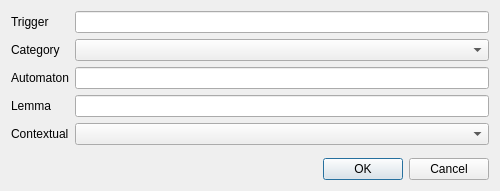
<!--
*    Copyright 2002-2013 CEA LIST
* 
*    This file is part of LIMA.
* 
*    LIMA is free software: you can redistribute it and/or modify
*    it under the terms of the GNU Affero General Public License as published by
*    the Free Software Foundation, either version 3 of the License, or
*    (at your option) any later version.
* 
*    LIMA is distributed in the hope that it will be useful,
*    but WITHOUT ANY WARRANTY; without even the implied warranty of
*    MERCHANTABILITY or FITNESS FOR A PARTICULAR PURPOSE.  See the
*    GNU Affero General Public License for more details.
* 
*    You should have received a copy of the GNU Affero General Public License
  *    along with LIMA.  If not, see <http://www.gnu.org/licenses/>
  -->
    <ui version="4.0" >
 <class>IdiomaticExpressionEntryEditDialog</class>
 <widget class="QDialog" name="IdiomaticExpressionEntryEditDialog" >
  <property name="geometry" >
   <rect>
    <x>0</x>
    <y>0</y>
    <width>500</width>
    <height>191</height>
   </rect>
  </property>
  <property name="windowTitle" >
   <string>Dictionnary entry</string>
  </property>
  <property name="modal" >
   <bool>true</bool>
  </property>
  <layout class="QGridLayout" name="gridLayout" >
   <item row="0" column="0" >
    <layout class="QFormLayout" name="formLayout" >
     <item row="0" column="0" >
      <widget class="QLabel" name="label" >
       <property name="text" >
        <string>Trigger</string>
       </property>
       <property name="buddy" >
        <cstring>triggerInp</cstring>
       </property>
      </widget>
     </item>
     <item row="0" column="1" >
      <widget class="QLineEdit" name="triggerInp" />
     </item>
     <item row="1" column="0" >
      <widget class="QLabel" name="label_4" >
       <property name="text" >
        <string>Category</string>
       </property>
      </widget>
     </item>
     <item row="1" column="1" >
      <widget class="QComboBox" name="categoryCb" />
     </item>
     <item row="2" column="0" >
      <widget class="QLabel" name="label_3" >
       <property name="text" >
        <string>Automaton</string>
       </property>
       <property name="buddy" >
        <cstring>automatonInp</cstring>
       </property>
      </widget>
     </item>
     <item row="2" column="1" >
      <widget class="QLineEdit" name="automatonInp" />
     </item>
     <item row="3" column="0" >
      <widget class="QLabel" name="label_5" >
       <property name="text" >
        <string>Lemma</string>
       </property>
       <property name="buddy" >
        <cstring>lemmaInp</cstring>
       </property>
      </widget>
     </item>
     <item row="3" column="1" >
      <widget class="QLineEdit" name="lemmaInp" />
     </item>
     <item row="4" column="0" >
      <widget class="QLabel" name="label_2" >
       <property name="text" >
        <string>Contextual</string>
       </property>
      </widget>
     </item>
     <item row="4" column="1" >
      <widget class="QComboBox" name="contextualCb" />
     </item>
    </layout>
   </item>
   <item row="1" column="0" >
    <widget class="QDialogButtonBox" name="buttonBox" >
     <property name="orientation" >
      <enum>Qt::Horizontal</enum>
     </property>
     <property name="standardButtons" >
      <set>QDialogButtonBox::Cancel|QDialogButtonBox::Ok</set>
     </property>
    </widget>
   </item>
  </layout>
 </widget>
 <tabstops>
  <tabstop>triggerInp</tabstop>
  <tabstop>buttonBox</tabstop>
 </tabstops>
 <resources/>
 <connections>
  <connection>
   <sender>buttonBox</sender>
   <signal>accepted()</signal>
   <receiver>IdiomaticExpressionEntryEditDialog</receiver>
   <slot>accept()</slot>
   <hints>
    <hint type="sourcelabel" >
     <x>222</x>
     <y>175</y>
    </hint>
    <hint type="destinationlabel" >
     <x>157</x>
     <y>190</y>
    </hint>
   </hints>
  </connection>
  <connection>
   <sender>buttonBox</sender>
   <signal>rejected()</signal>
   <receiver>IdiomaticExpressionEntryEditDialog</receiver>
   <slot>reject()</slot>
   <hints>
    <hint type="sourcelabel" >
     <x>290</x>
     <y>181</y>
    </hint>
    <hint type="destinationlabel" >
     <x>286</x>
     <y>190</y>
    </hint>
   </hints>
  </connection>
 </connections>
</ui>
